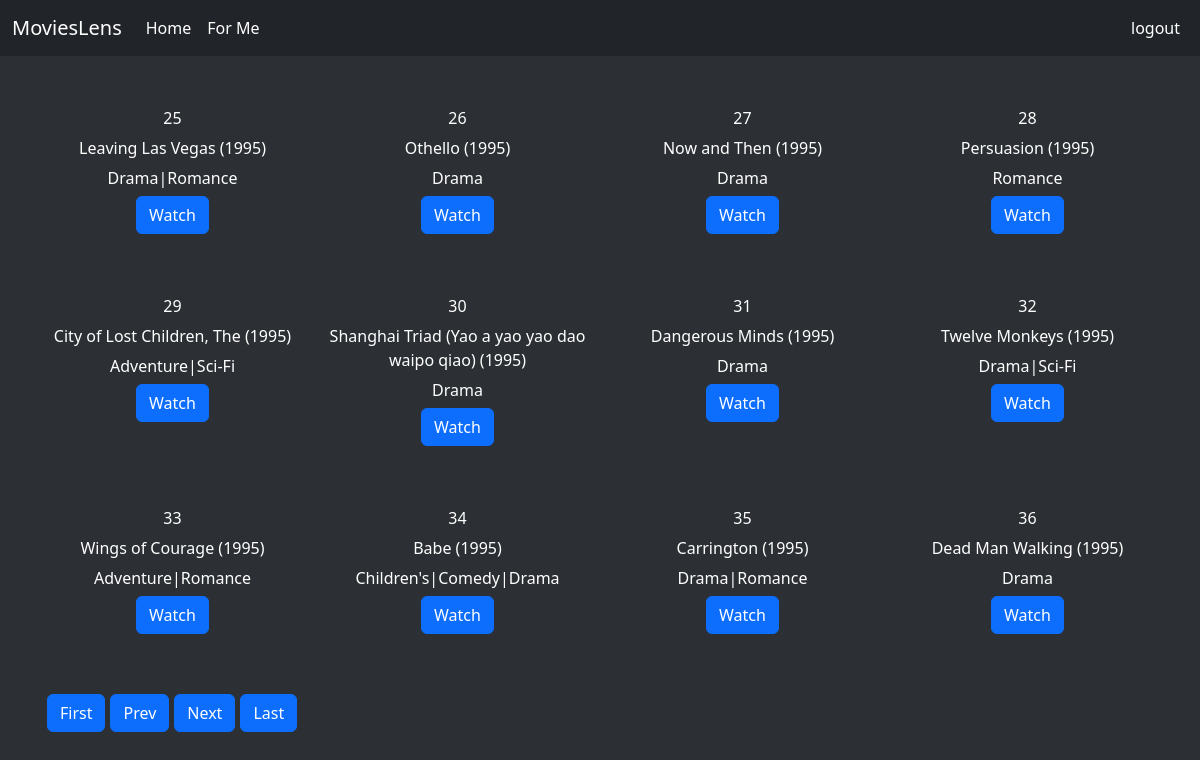
The app's page /main.php?pageno=3 (signed in) with its own data.
### tables this page shows
CREATE TABLE `movies` (
  `MovieID` int(4) NOT NULL,
  `Title` varchar(82) DEFAULT NULL,
  `Genre` varchar(47) DEFAULT NULL
);

### main.php (the view, shortened to what this page needs)
<?php
include "connect.php";
$now = date_create()->format('Y-m-d H:i:s');
if (isset($_GET['pageno'])) {
    $pageno = $_GET['pageno'];
} else {
    $pageno = 1;
}
$no_of_records_per_page = 12;
$offset = ($pageno - 1) * $no_of_records_per_page;
$total_pages_sql = "SELECT COUNT(*) FROM movies";
$total_pages_sql_stmt = $con->prepare($total_pages_sql);
$total_pages_sql_stmt->execute();
$total_rows = $total_pages_sql_stmt->fetch()[0];
$total_pages = ceil($total_rows / $no_of_records_per_page);
?>
<?php include "sections/header.php" ?>
<?php include "sections/navbar.php" ?>
<div class="container">
    <div id="row" class="row">
        <?php
        $stmt = $con->prepare("SELECT
																*
															FROM
                              movies
                              LIMIT $offset, $no_of_records_per_page
													");
        $stmt->execute();
        $movies = $stmt->fetchAll();
        if (!empty($movies)) {
            foreach ($movies as $movie) {
                echo '
    <form  method="post" class="col-lg-3 col-md-3 col-s-3 col-xs-12" action="sendData.php?pageno=' . $pageno . '">
      <div id="movie" class="col-md-12 text-center">
      <label class="font" name="MovieID" > ' . $movie['MovieID'] . '</label>
      <input type="text" hidden value="' . $movie['MovieID'] . '" name="MovieID" />
      <input type="text" hidden value="' . session_id() . '" name="sessionId" />
      <input type="text" hidden value="' . $_SESSION['userID'] . '" name="userID" />
      <input type="text" hidden value="' . $now . '" name="timestamp" />
      </br>
      <label class="font"> ' . $movie['Title'] . ' </label>
      </br>
      <label class="font" name="MovieID" > ' . $movie['Genre'] . '</label>
      </br>
      <button type="submit" class="btn btn-primary btn-block">Watch</button>
      </div>
      </form>
      ';
            }
        } else {
            echo 'There\'s No movies To Show';
        }
        ?>
    </div>
    <ul class="pagination">
        <li><a href="?pageno=1" class="btn btn-primary btn-block">First</a></li>
        <li class="<?php if ($pageno <= 1) {
            echo 'disabled';
        } ?>">
            <a href="<?php if ($pageno <= 1) {
                echo '#';
            } else {
                echo "?pageno=" . ($pageno - 1);
            } ?>" class="btn btn-primary btn-block">Prev</a>
        </li>
        <li class="<?php if ($pageno >= $total_pages) {
            echo 'disabled';
        } ?>">
            <a class="btn btn-primary btn-block" href="<?php if ($pageno >= $total_pages) {
                echo '#';
            } else {
                echo "?pageno=" . ($pageno + 1);
            } ?> ">Next</a>
        </li>
        <li><a class="btn btn-primary btn-block" href="?pageno=<?php echo $total_pages; ?>">Last</a></li>
    </ul>
</div>
<?php include "sections/footer.php" ?>

### css/style.css (style rules this page uses)
body { background-color: #2c3034 !important; }
#row { margin-top: 50px; }
#movie { margin-bottom: 60px; }
.font { color: white; margin-bottom: 6px; }
.pagination li { margin-left: 5px; }

### records on screen
movies: MovieID "25", Title "Leaving Las Vegas (1995)", Genre "Drama|Romance"
movies: MovieID "26", Title "Othello (1995)", Genre "Drama"
movies: MovieID "27", Title "Now and Then (1995)", Genre "Drama"
movies: MovieID "28", Title "Persuasion (1995)", Genre "Romance"
movies: MovieID "29", Title "City of Lost Children, The (1995)", Genre "Adventure|Sci-Fi"
movies: MovieID "30", Title "Shanghai Triad (Yao a yao yao dao waipo qiao) (1995)", Genre "Drama"
movies: MovieID "31", Title "Dangerous Minds (1995)", Genre "Drama"
movies: MovieID "32", Title "Twelve Monkeys (1995)", Genre "Drama|Sci-Fi"
movies: MovieID "33", Title "Wings of Courage (1995)", Genre "Adventure|Romance"
movies: MovieID "34", Title "Babe (1995)", Genre "Children's|Comedy|Drama"
movies: MovieID "35", Title "Carrington (1995)", Genre "Drama|Romance"
movies: MovieID "36", Title "Dead Man Walking (1995)", Genre "Drama"
